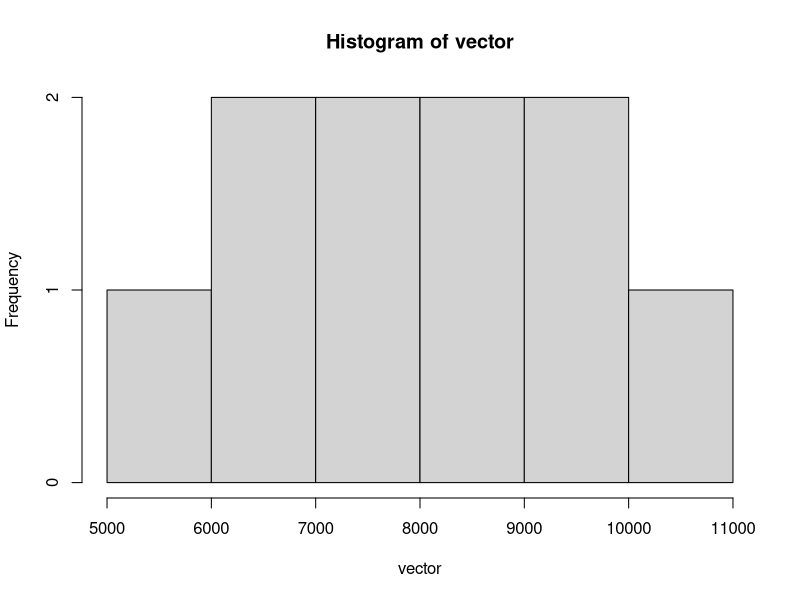
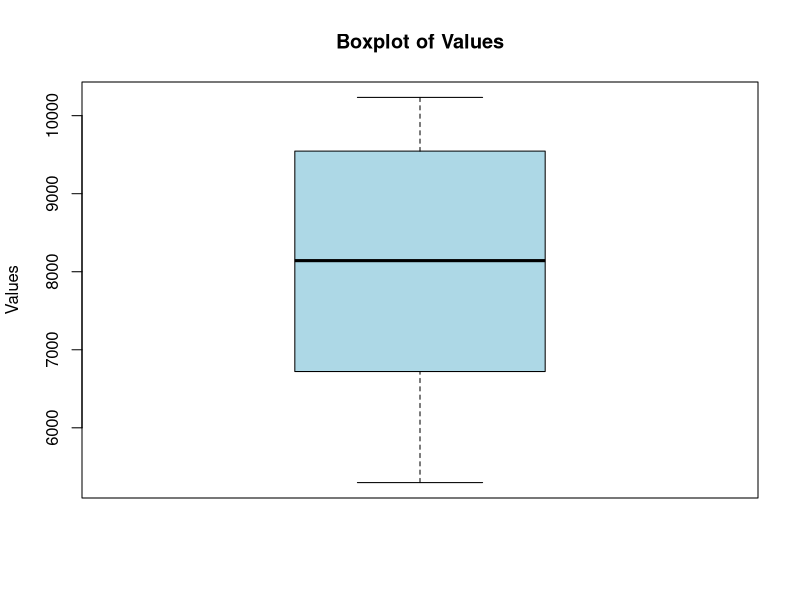

These figures' R source, in order:
## ---- chunk 1
vector <- c(8453, 6721, 9546, 7832, 5298, 10234, 8765, 7123, 9871, 6540)
## ---- chunk 2
vector_mean <- mean(vector)
vector_std <- sd(vector)
## ---- chunk 3
vector_median <- median(vector)
## ---- chunk 4
vector <- c(8453, 6721, 9546, 7832, 5298, 10234, 8765, 7123, 9871, 6540)
hist(vector)
## ---- chunk 5
vector <- c(8453, 6721, 9546, 7832, 5298, 10234, 8765, 7123, 9871, 6540)
boxplot(vector, main = "Boxplot of Values", ylab = "Values", col = "lightblue")
## ---- chunk 6

